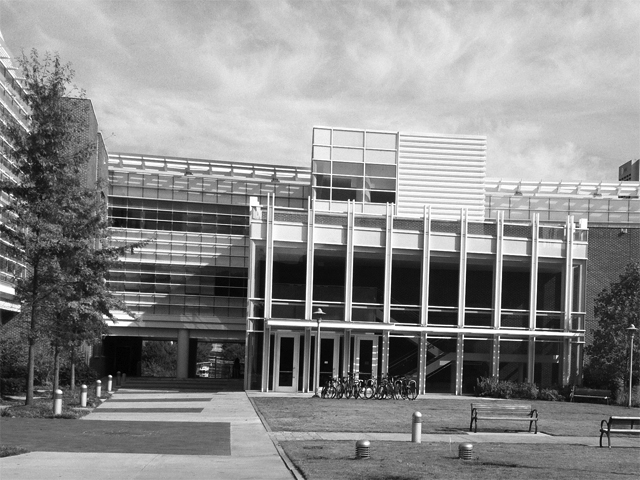
#> input picture PS4-all/PS4-input/transA.jpg, 640 x 480 px
$ python ps4-3-2.py   (older library calls are emulated)
#> lines starting #> are read from the running program, lines starting #| are printed output that depends on the picture; after the words box and inside, x2 and y2 are one past the last pixel; in counts of white or black regions, pixels touching at a corner belong together
### PS4-all/PS4-code/Functions.py
import numpy as np
import cv2
from math import *
import random
import itertools

def compute_gradients(image,aperture_size):

    # Gaussian derivative kernels
    g = cv2.getGaussianKernel(aperture_size, -1) * cv2.getGaussianKernel(aperture_size, -1).T
    gy, gx = np.gradient(g)

    # Filter with the kernel computed below and apply to the image and retrieve gradients
    Ix = cv2.filter2D(image, cv2.CV_32F, gx)
    Iy = cv2.filter2D(image, cv2.CV_32F, gy)

    return Ix,Iy

def colors_scaling(gradient): return np.asarray((gradient - np.min(gradient)) / (np.max(gradient) - np.min(gradient)) * 255, dtype="uint8")

def Harris_corner_response(Ix,Iy,alpha,window):

    Ix2 = Ix**2
    Iy2 = Iy**2
    Ixy = np.multiply(Ix,Iy)

    rows,cols = Ix.shape
    window_size = window.shape[0]

    R = np.zeros([rows,cols])

    for r in range(int(floor(window_size / 2.0)), int(rows - floor(window_size / 2.0))):
        min_r = int(r-floor(window_size/2.0))
        max_r = int(r+ceil(window_size/2.0))
        for c in range(int(floor(window_size / 2.0)), int(cols - floor(window_size / 2.0))):

            # Initializing the matrix M

            M = np.zeros([2,2])

            # Compute the dimension of the window in function of the pixel location

            min_c = int(c-floor(window_size/2.0))
            max_c = int(c+ceil(window_size/2.0))

            # Determining the matrix M values

            M[0, 0] = np.sum(np.multiply(window, Ix2[min_r:max_r, min_c:max_c]))
            M[1, 0] = np.sum(np.multiply(window, Ixy[min_r:max_r, min_c:max_c]))
            M[0, 1] = np.sum(np.multiply(window, Ixy[min_r:max_r, min_c:max_c]))
            M[1, 1] = np.sum(np.multiply(window, Iy2[min_r:max_r, min_c:max_c]))


            # Compute the value of R for the matrix M at pixel location [r,c]

            R[r,c] = np.linalg.det(M) - alpha*np.trace(M)

    return R


def Harris_thresholding(R,threshold):
    R[R < threshold] = 0
    return R

def non_maxima_suppression(Rt,w):
    corners = []
    while np.argwhere(Rt > 0).shape[0]:
        i = np.unravel_index(np.argmax(Rt), Rt.shape) # Find current maximum

        #Prepare row slicing
        if w > i[0] or w > (Rt.shape[0] - i[0]):
            wr = min(i[0], Rt.shape[0] - i[0]) * 2
            if wr == 2*i[0]: #Close to upper boundary
                rslice = slice(int(i[0]-floor(wr/2.0)), int(i[0]+ceil(w/2.0)))
            else: # Close to lower boundary
                rslice = slice(int(i[0]-floor(w/2.0)), int(i[0]+ceil(wr/2.0)))
        else:
            rslice = slice(int(i[0]-floor(w/2.0)), int(i[0]+ceil(w/2.0)))

        #Prepare column slicing
        if w > i[1] or w > (Rt.shape[1] - i[1]):
            wc = min(i[1], Rt.shape[1] - i[1]) * 2
            if wc == 2*i[1]: #Close to left boundary
                cslice = slice(int(i[1]-floor(wc/2.0)), int(i[1]+ceil(w/2.0)))
            else: #Close to right boundary
                cslice = slice(int(i[1]-floor(w/2.0)), int(i[1]+ceil(wc/2.0)))
        else:
            cslice = slice(int(i[1]-floor(w/2.0)), int(i[1]+ceil(w/2.0)))

        Rt[rslice, cslice] = 0 #Zero out all values inside window
        corners.append(tuple(i))

    return corners

# [6 lines left out: function corners_markers, not called in this run]

def compute_angle(Ix,Iy): return np.arctan2(Iy, Ix)


# [8 lines left out: function directions, not called in this run]


def descriptors_description(image, corners, directions):

    #Keypoints description
    keypoints = []
    for c in corners:
        keypoints.append(cv2.KeyPoint(c[1], c[0], 1, directions[c]))
    #Computation of the descriptors
    sift = cv2.xfeatures2d.SIFT_create()
    _ , descriptors = sift.compute(image, keypoints)

    return keypoints, descriptors

# [171 lines left out: functions descriptors_matching, generate_colors, draw_matches, translational_ransac, best_match_after_translation, similarity_ransac and 1 more, not called in this run]

### PS4-all/PS4-code/ps4-3-2.py
import os
import cv2
from matplotlib import pyplot as plt
import numpy as np
from Functions import *


os.chdir("/Users/melisandezonta/Documents/Documents/Documents/GTL_courses_second_semester/Computer-Vision/PS4-all/PS4-input/")

images = ["transA","transB"]

images_color = []

keypoints = []

descriptors = []

plt.figure(figsize=(8,8))

for i in range(len(images)):

    image = cv2.cvtColor(cv2.imread(images[i]+".jpg"), cv2.COLOR_BGR2GRAY)
#> image: shape (480, 640); min 0, max 255, mean 139

    images_color.append(image)

    m, n = image.shape
#> m = 480; n = 640


    # Computing X and Y gradient

    I = np.zeros([m, 2 * n]) # gradients in both directions will be concatenated
    Ix, Iy = compute_gradients(image, 3)
#> in compute_gradients, `Ix = cv2.filter2D(image, cv2.CV_32F, gx)`:
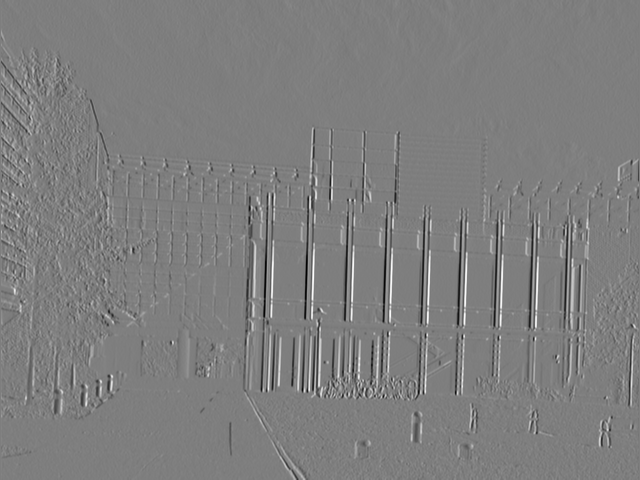
#> Ix: shape (480, 640) float32; min -60.38, max 61.19, mean 0; drawn with min black and max white
#> in compute_gradients, `Iy = cv2.filter2D(image, cv2.CV_32F, gy)`:
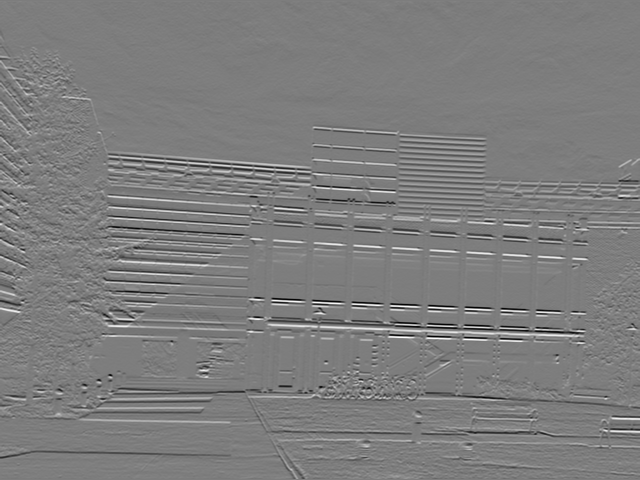
#> Iy: shape (480, 640) float32; min -59.19, max 60.94, mean 0.1; drawn with min black and max white


    # Window chosen as a smoother Gaussian that is higher at the middle and falls off gradually

    window = cv2.getGaussianKernel(5, -1) * cv2.getGaussianKernel(5, -1).T

    # Compute the Harris corner function

    R = Harris_corner_response(Ix,Iy,0.04,window)
#> in Harris_corner_response, `Iy2 = Iy**2`:
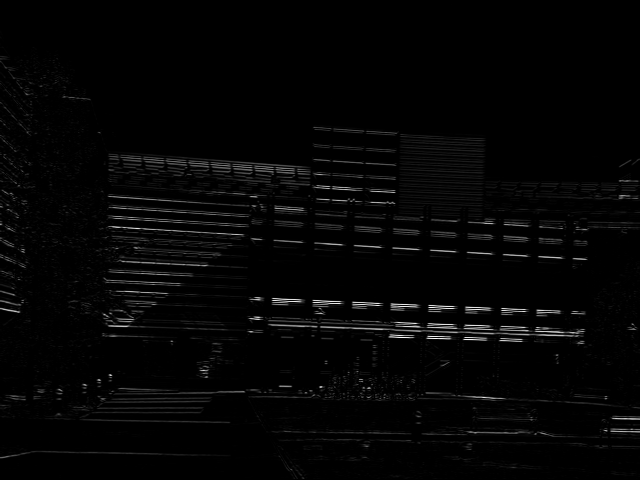
#> Iy2: shape (480, 640) float32; min 0, max 3713.4, mean 73; drawn with min black and max white
#> in Harris_corner_response, `Ixy = np.multiply(Ix,Iy)`:
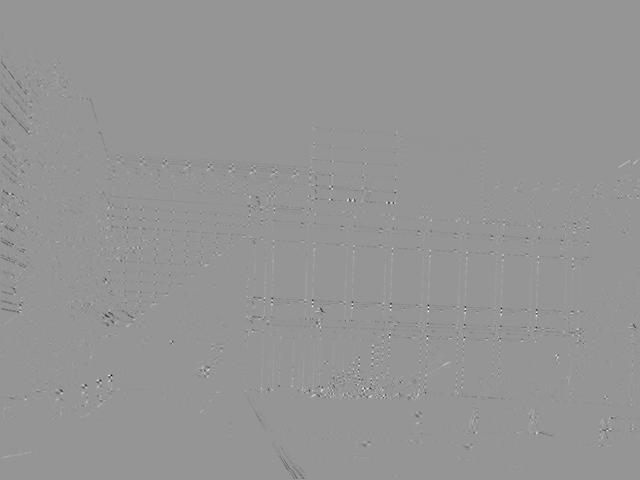
#> Ixy: shape (480, 640) float32; min -1978.2, max 1394.1, mean -3; drawn with min black and max white
#> after the loop in Harris_corner_response, `for r in range(int(floor(window_size / 2.0)), int(rows - floor(window_..`:
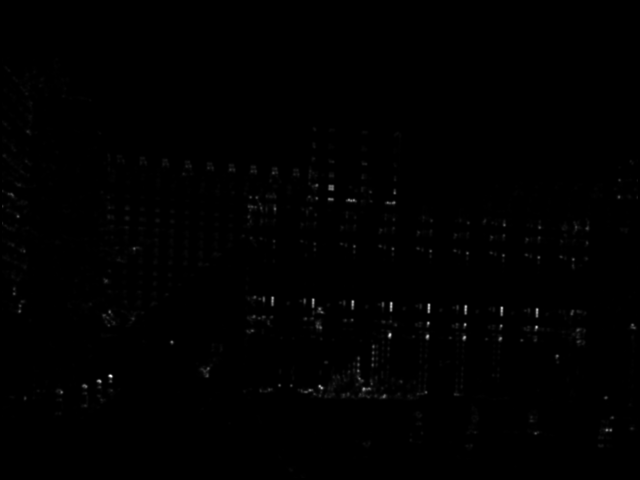
#> R: shape (480, 640) float64; min -8.97, max 707415.7, mean 2554.9; drawn with min black and max white

    # Scale of the colors

    R = colors_scaling(R)

    # Thresholding of the Harris corner function

    Rt = Harris_thresholding(R,50)
#> in Harris_thresholding, `R[R < threshold] = 0`:
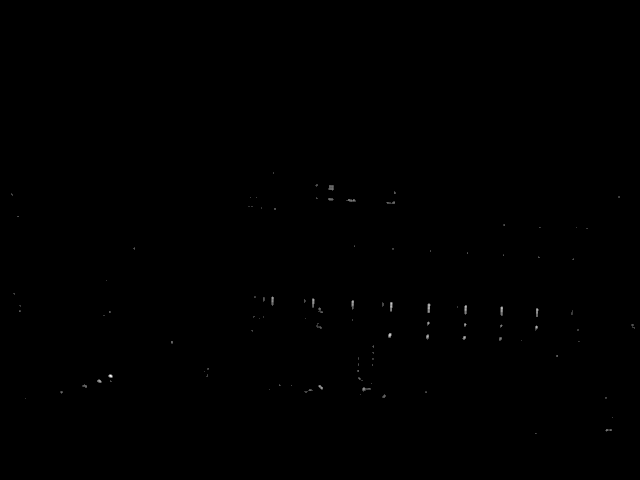
#> R: shape (480, 640); min 0, max 255, mean 0.2

    # Non maxima suppression on the Harris corner function

    corners = non_maxima_suppression(Rt, 11)
#> the loop in non_maxima_suppression, `while np.argwhere(Rt > 0).shape[0]:` made 109 passes
#> (i, wc) on pass 52: ((324, 632), 16)
#> i on passes 1 to 6: (375, 110), (335, 389), (303, 391), (308, 501), (306, 465), (327, 536)
#> after the loop in non_maxima_suppression, `while np.argwhere(Rt > 0).shape[0]:`: Rt: shape (480, 640); 0.25% of pixels changed, all inside (x1, y1, x2, y2) = (11, 172, 635, 434)
#> after the loop in non_maxima_suppression, `while np.argwhere(Rt > 0).shape[0]:`: corners = 109 pairs, first value 173 to 433, second value 11 to 632

    # Create the angle image
    angles = compute_angle(Ix, Iy)
#> in compute_angle, `def compute_angle(Ix,Iy): return np.arctan2(Iy, Ix)`:
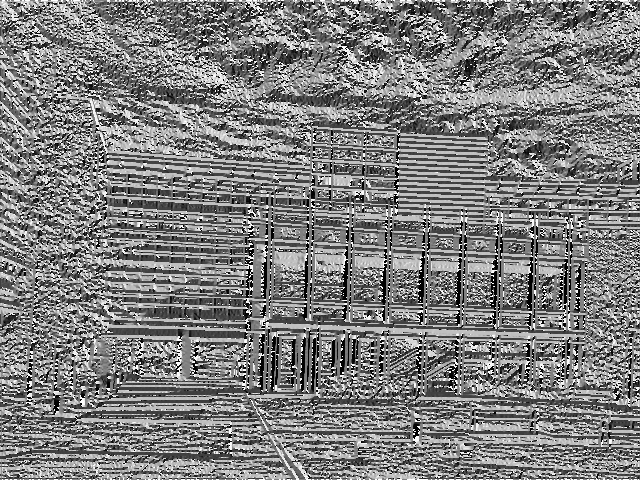
#> returned value: shape (480, 640) float32; min -3.14, max 3.14, mean -0.0197; drawn with min black and max white
#> the loop in descriptors_description, `for c in corners:` made 1 pass
#> after the loop in descriptors_description, `for c in corners:`: keypoints = []

#> (the run stopped early here; a loop or call above may not have finished)

$ run again, with PS4-all/PS4-input/simB.jpg copied over PS4-all/PS4-input/transA.jpg
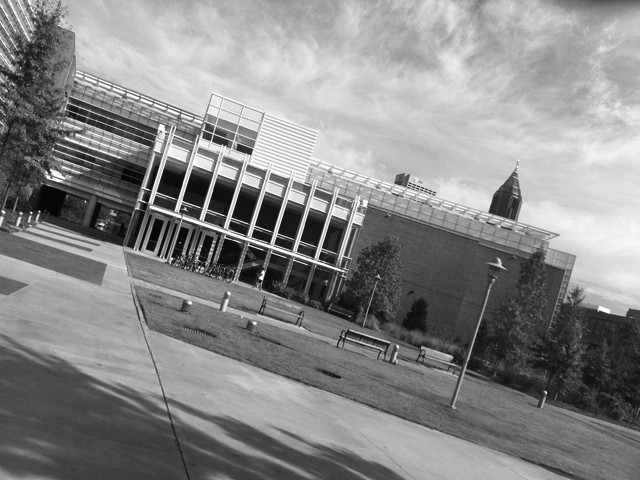
#> input picture PS4-all/PS4-input/simB.jpg, 640 x 480 px
#> in Harris_thresholding, `R[R < threshold] = 0`:
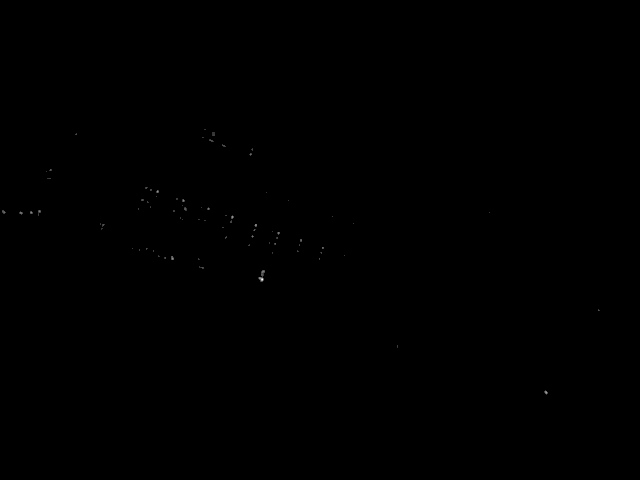
#> R: shape (480, 640); min 0, max 255, mean 0.1
#> the loop in non_maxima_suppression, `while np.argwhere(Rt > 0).shape[0]:` made 66 passes
#> (i, wc) on pass 15: ((212, 4), 8)
#> after the loop in non_maxima_suppression, `while np.argwhere(Rt > 0).shape[0]:`: corners = 66 pairs, first value 129 to 392, second value 4 to 598
#> in compute_angle, `def compute_angle(Ix,Iy): return np.arctan2(Iy, Ix)`:
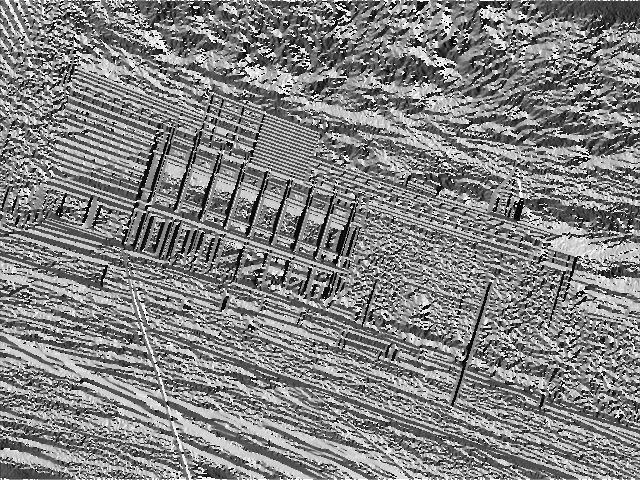
#> returned value: shape (480, 640) float32; min -3.14, max 3.14, mean 0.0947; drawn with min black and max white
#> the loop in descriptors_description, `for c in corners:` made 1 pass
#> c on pass 1: (279, 262)
#> after the loop in descriptors_description, `for c in corners:`: keypoints = []
